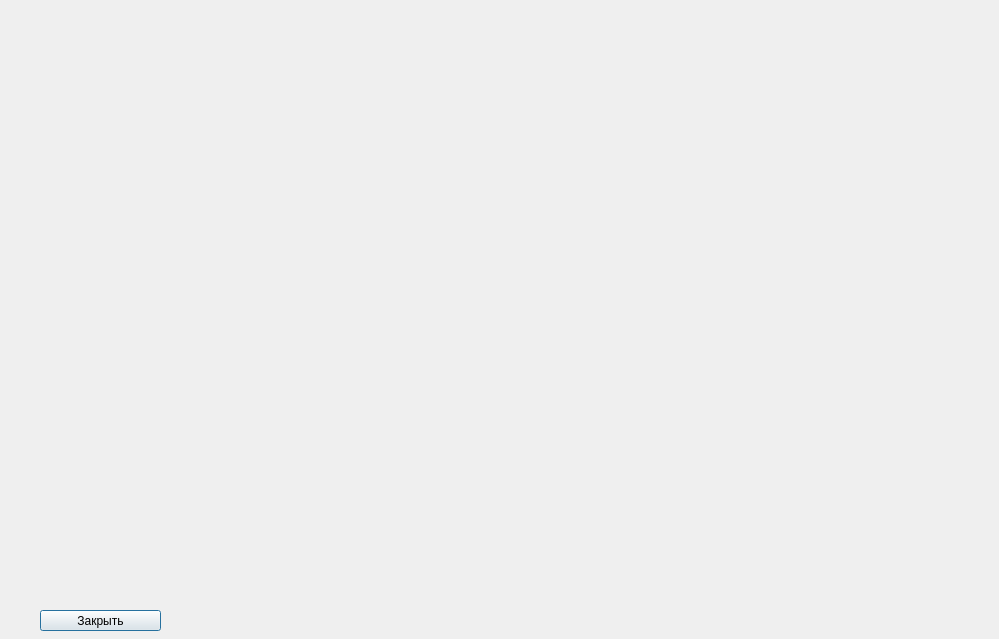
<?xml version="1.0" encoding="UTF-8"?>
<ui version="4.0">
 <class>Dialog</class>
 <widget class="QDialog" name="Dialog">
  <property name="geometry">
   <rect>
    <x>0</x>
    <y>0</y>
    <width>999</width>
    <height>639</height>
   </rect>
  </property>
  <property name="windowTitle">
   <string>Область рисования</string>
  </property>
  <widget class="my_widget" name="widget" native="true">
   <property name="geometry">
    <rect>
     <x>0</x>
     <y>0</y>
     <width>1000</width>
     <height>600</height>
    </rect>
   </property>
  </widget>
  <widget class="QPushButton" name="pushButton">
   <property name="geometry">
    <rect>
     <x>40</x>
     <y>610</y>
     <width>121</width>
     <height>21</height>
    </rect>
   </property>
   <property name="text">
    <string>Закрыть</string>
   </property>
  </widget>
 </widget>
 <customwidgets>
  <customwidget>
   <class>my_widget</class>
   <extends>QWidget</extends>
   <header location="global">my_widget.h</header>
   <container>1</container>
  </customwidget>
 </customwidgets>
 <resources/>
 <connections/>
</ui>
